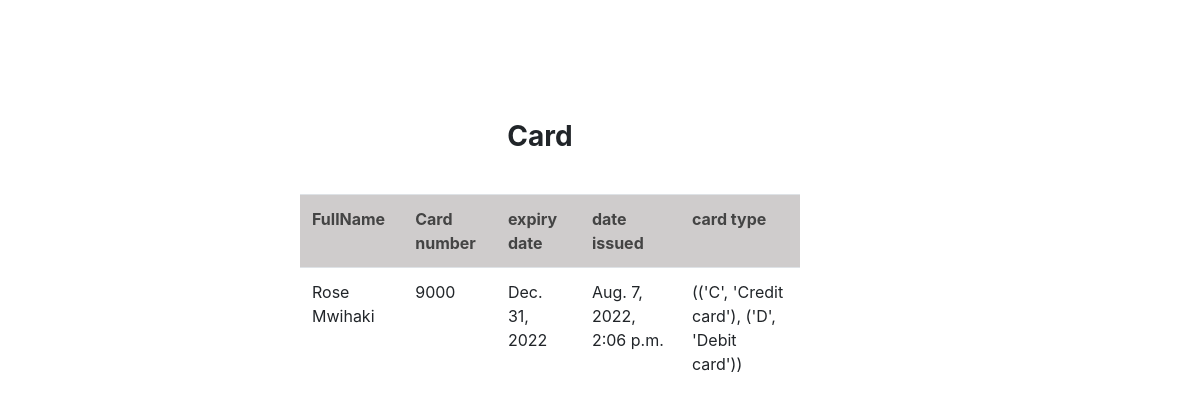
Page /wallet/cards/ on the earlier database version.
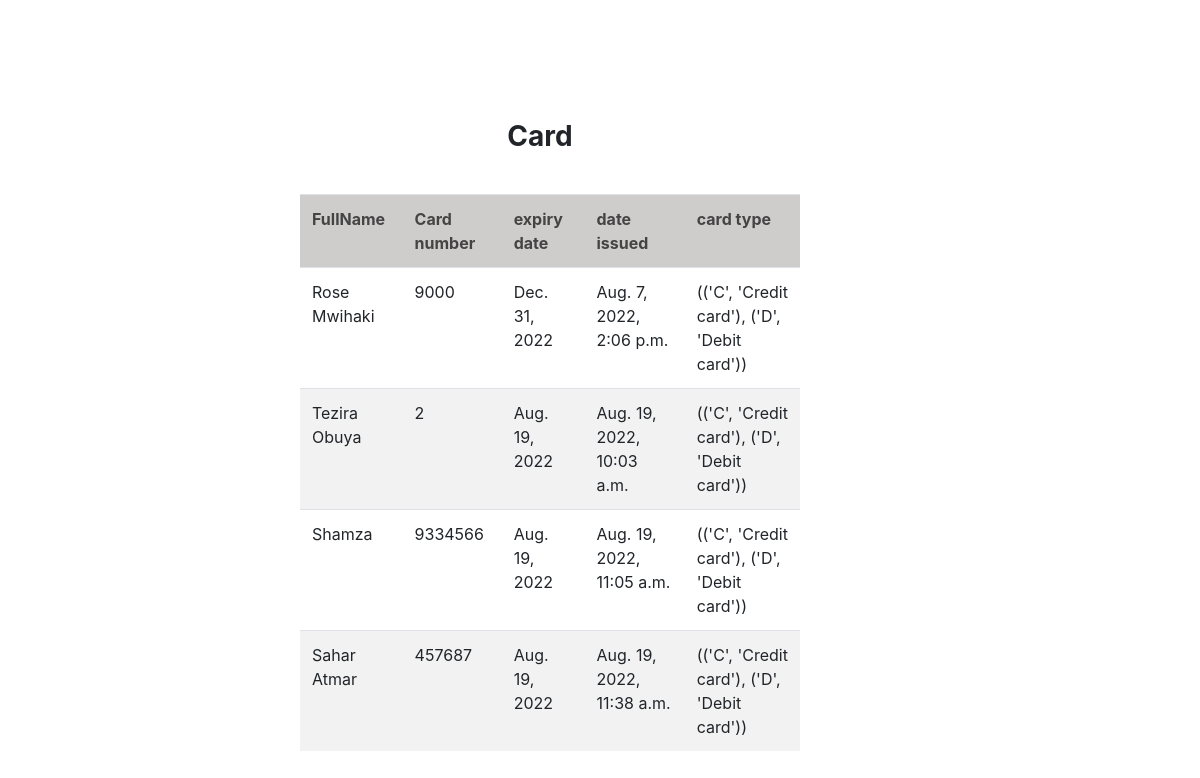
Same page on the later database version.
### wallet/models.py (models this page shows)
class Card(models.Model):
    cardholder_number = models.IntegerField()
    expiry_date = models.DateField(default=datetime.now)
    cardholder_name= models.CharField(max_length=30,null=True)
    date_issued = models.DateTimeField(default=datetime.now)
    CARD_TYPE_CHOICES = (
        ('C','Credit card'),
        ('D','Debit card'),
    )
    card_type = models.CharField(max_length=25,choices=CARD_TYPE_CHOICES, null=True)
    card_status = models.CharField(max_length=20,null=True)
    CVV_Security_code = models.IntegerField(null=True)
    wallet = models.ForeignKey(Wallet, on_delete=models.CASCADE,null=True)
    account = models.ForeignKey(Account, on_delete=models.CASCADE,null=True)
    issuer = models.CharField(max_length=20,null=True)

### wallet/views.py (the view)
# urls.py: path("cards/", views.list_card,name="card_list"),
def list_card(request):
    cards=models.Card.objects.all()
    return render(request,"wallet/card_list.html",{"cards":cards})

### wallet/templates/wallet/card_list.html (shortened to what this page needs)
<!doctype html>
<html lang="en">
  <head>
    <link rel="stylesheet" href="https://cdn.jsdelivr.net/npm/bootstrap@4.3.1/dist/css/bootstrap.min.css">
  </head>
  <body>
    <h3> Card</h3>
    <table class="table table-striped table-hover" style="width: 500px;">
            <th>FullName</th>
            <th>Card number</th>
            <th>expiry date</th>
            <th>date issued</th>
            <th>card type</th>
        {% for card in cards %}
        <tr>
                <td>{{ card.cardholder_name }}</td>
                <td>{{ card.cardholder_number }}</td>
                <td>{{ card.expiry_date }}</td>
                <td>{{ card.date_issued }}</td>
                <td>{{ card.CARD_TYPE_CHOICES }}</td>
        </tr>
    {%endfor%}
    </table>
  </body>
</html>

Differences in the rows shown:
added Card: cardholder_name "Tezira Obuya", cardholder_number "2", expiry_date "Aug. 19, 2022", date_issued "Aug. 19, 2022, 10:03 a.m.", CARD_TYPE_CHOICES "(('C', 'Credit card'), ('D', 'Debit card'))"
added Card: cardholder_name "Shamza", cardholder_number "9334566", expiry_date "Aug. 19, 2022", date_issued "Aug. 19, 2022, 11:05 a.m.", CARD_TYPE_CHOICES "(('C', 'Credit card'), ('D', 'Debit card'))"
added Card: cardholder_name "Sahar Atmar", cardholder_number "457687", expiry_date "Aug. 19, 2022", date_issued "Aug. 19, 2022, 11:38 a.m.", CARD_TYPE_CHOICES "(('C', 'Credit card'), ('D', 'Debit card'))"
